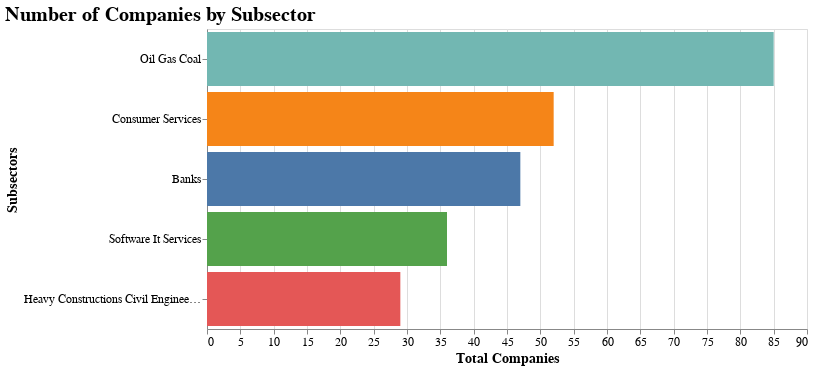

Here is the notebook cell this chart was saved with:
### Code cell
chart = alt.Chart(top_five_subsectors).mark_bar().encode(
    y=alt.Y("subsectors", sort="-x", title="Subsectors"),
    x=alt.X("total_companies", title="Total Companies"),
    color=alt.Color('subsectors:N', legend=None)  # Optional: remove the legend if it's redundant
).properties(
    title='Number of Companies by Subsector',
    width=600,
    height=300
)

# Configure overall visual theme
chart = chart.configure_title(fontSize=20, anchor='start', color='black').configure_axis(
    labelFontSize=12,
    titleFontSize=14
)

chart.display()

### Figure 1 — Vega-Lite specification as saved in the notebook (floating-point values rounded to 4 significant figures)
{"config": {"view": {"continuousWidth": 300, "continuousHeight": 300}, "axis": {"labelFontSize": 12, "titleFontSize": 14}, "title": {"anchor": "start", "color": "black", "fontSize": 20}}, "data": {"name": "data-a45d405978fa9fc99f6319e170f86086"}, "mark": {"type": "bar"}, "encoding": {"color": {"field": "subsectors", "legend": null, "type": "nominal"}, "x": {"field": "total_companies", "title": "Total Companies", "type": "quantitative"}, "y": {"field": "subsectors", "sort": "-x", "title": "Subsectors", "type": "nominal"}}, "height": 300, "title": "Number of Companies by Subsector", "width": 600, "$schema": "https://vega.github.io/schema/vega-lite/v5.20.1.json", "datasets": {"data-a45d405978fa9fc99f6319e170f86086": [{"subsectors": "Oil Gas Coal", "total_companies": 85}, {"subsectors": "Consumer Services", "total_companies": 52}, {"subsectors": "Banks", "total_companies": 47}, {"subsectors": "Software It Services", "total_companies": 36}, {"subsectors": "Heavy Constructions Civil Engineering", "total_companies": 29}]}}
